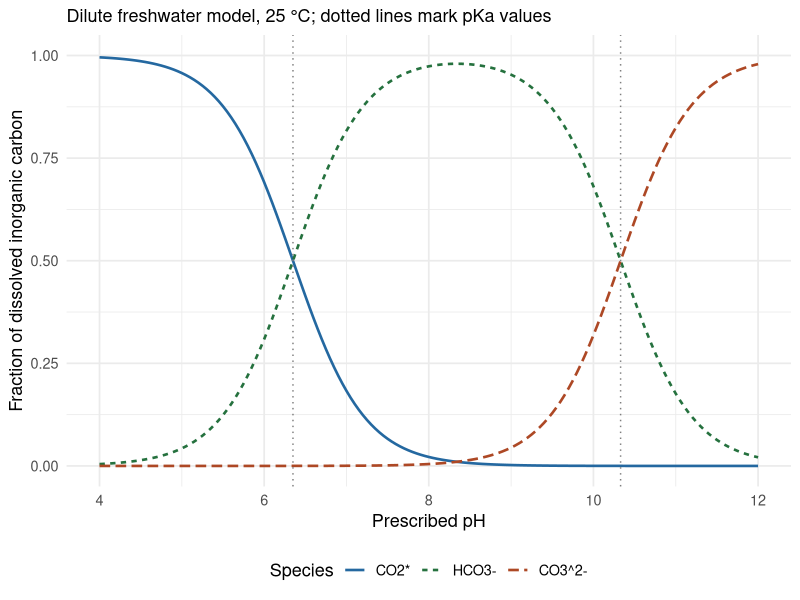

Reproduce this figure in R.
# Carbonate distribution at supplied pH, dilute freshwater, 25 degrees C.
# Constructed model predictions, not measured data. Run from this file's folder.
# No pH solver: pH is the independent input at every row.
library(ggplot2)

pH <- seq(4, 12, by = 0.05)
r1 <- 10^(pH - 6.35)
r2 <- 10^(pH - 10.33)
denominator <- 1 + r1 + r1 * r2
speciation <- data.frame(
  pH = pH,
  alpha_CO2 = 1 / denominator,
  alpha_HCO3 = r1 / denominator,
  alpha_CO3 = r1 * r2 / denominator
)

# One row per pH and species makes a familiar table for ggplot.
plot_data <- data.frame(
  pH = rep(speciation$pH, times = 3),
  fraction = c(speciation$alpha_CO2, speciation$alpha_HCO3,
               speciation$alpha_CO3),
  species = factor(rep(c("CO2*", "HCO3-", "CO3^2-"),
                       each = nrow(speciation)),
                   levels = c("CO2*", "HCO3-", "CO3^2-"))
)

speciation_plot <- ggplot(plot_data, aes(pH, fraction, colour = species,
                                        linetype = species)) +
  geom_line(linewidth = 0.9) +
  geom_vline(xintercept = c(6.35, 10.33), linetype = "dotted",
             colour = "grey50") +
  scale_colour_manual(values = c("#2468A0", "#25713E", "#AD4825")) +
  scale_y_continuous(limits = c(0, 1), breaks = seq(0, 1, 0.25)) +
  labs(x = "Prescribed pH", y = "Fraction of dissolved inorganic carbon",
       colour = "Species", linetype = "Species",
       subtitle = "Dilute freshwater model, 25 °C; dotted lines mark pKa values") +
  theme_minimal(base_size = 13) +
  theme(legend.position = "bottom")
